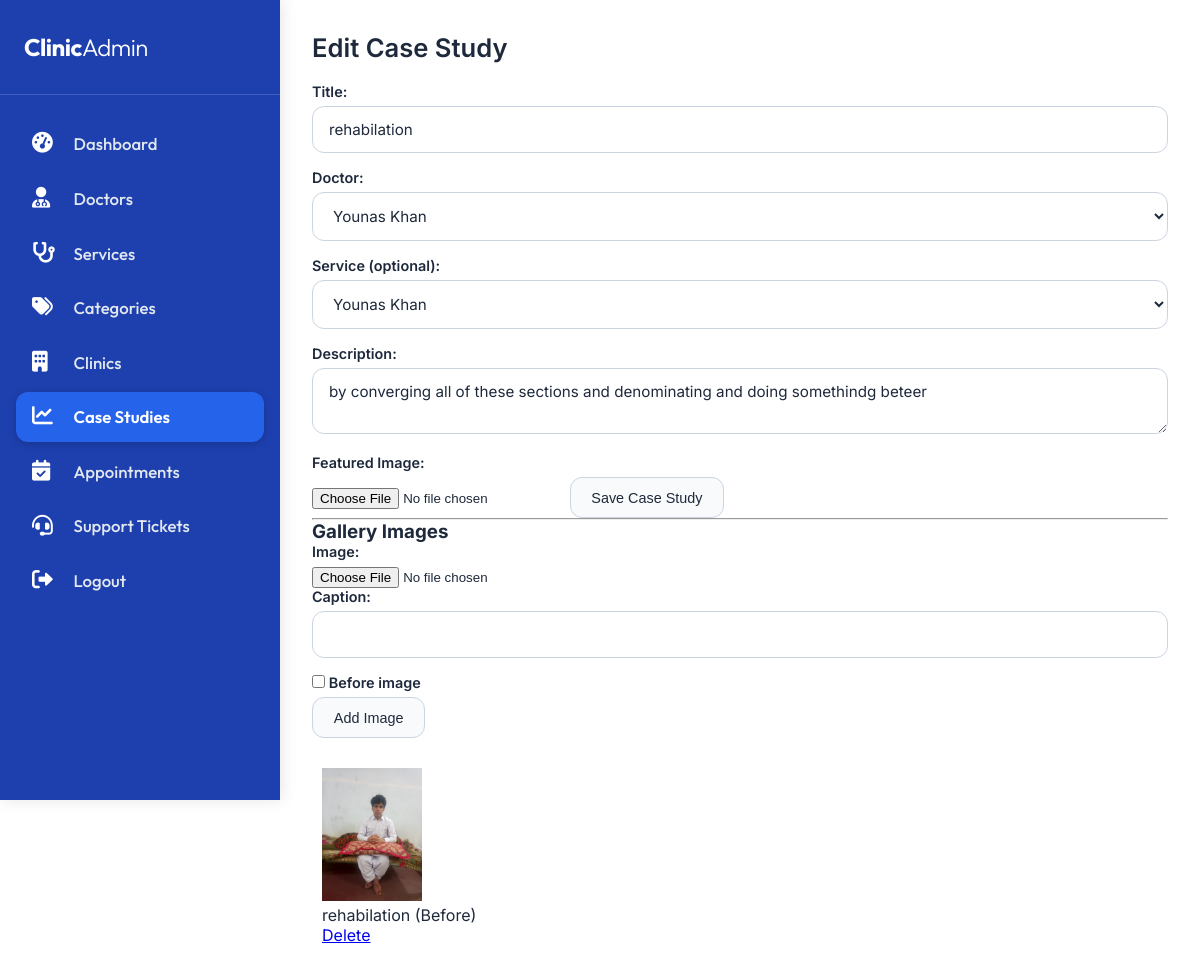
Screenshot of /admin/case-study-form.php?edit=1 (signed in) with the database file from the repository.
### tables this page shows
CREATE TABLE `case_studies` (
  `id` int(11) NOT NULL,
  `title` varchar(200) NOT NULL,
  `slug` varchar(200) DEFAULT NULL,
  `doctor_id` int(11) DEFAULT NULL,
  `service_id` int(11) DEFAULT NULL,
  `description` text DEFAULT NULL,
  `featured_image` varchar(255) DEFAULT NULL,
  `created_at` timestamp NOT NULL DEFAULT current_timestamp()
);

CREATE TABLE `doctors` (
  `id` int(11) NOT NULL,
  `name` varchar(150) NOT NULL,
  `slug` varchar(150) DEFAULT NULL,
  `category_id` int(11) DEFAULT NULL,
  `clinic_id` int(11) DEFAULT NULL,
  `image` varchar(255) DEFAULT NULL,
  `bio` text DEFAULT NULL,
  `experience` text DEFAULT NULL,
  `qualification` text DEFAULT NULL,
  `featured` tinyint(1) DEFAULT 0,
  `created_at` timestamp NOT NULL DEFAULT current_timestamp()
);

CREATE TABLE `services` (
  `id` int(11) NOT NULL,
  `name` varchar(200) NOT NULL,
  `slug` varchar(200) DEFAULT NULL,
  `category_id` int(11) DEFAULT NULL,
  `image` varchar(255) DEFAULT NULL,
  `description` text DEFAULT NULL,
  `price` decimal(10,2) DEFAULT NULL,
  `created_at` timestamp NOT NULL DEFAULT current_timestamp()
);

CREATE TABLE `case_study_images` (
  `id` int(11) NOT NULL,
  `case_study_id` int(11) NOT NULL,
  `image_path` varchar(255) NOT NULL,
  `caption` varchar(255) DEFAULT NULL,
  `is_before` tinyint(1) DEFAULT 0
);

### admin/case-study-form.php (the view, shortened to what this page needs)
<?php
require_once '../config/database.php';
$id = isset($_GET['edit']) ? (int)$_GET['edit'] : 0;
$caseStudy = null;
if ($id) {
    $result = mysqli_query($conn, "SELECT * FROM case_studies WHERE id = $id");
    $caseStudy = mysqli_fetch_assoc($result);
}
$doctors = mysqli_query($conn, "SELECT id, name FROM doctors");
$services = mysqli_query($conn, "SELECT id, name FROM services");
$gallery = [];
if ($id) {
    $gallery = mysqli_query($conn, "SELECT * FROM case_study_images WHERE case_study_id = $id");
}
?>
<?php include 'includes/header.php'; ?>
<h2><?php echo $id ? 'Edit' : 'Add'; ?> Case Study</h2>
<form method="POST" enctype="multipart/form-data">
    <label>Title:</label><input type="text" name="title" value="<?php echo $caseStudy['title'] ?? ''; ?>" required>
    <label>Doctor:</label>
    <select name="doctor_id">
        <?php while($doc = mysqli_fetch_assoc($doctors)): ?>
            <option value="<?php echo $doc['id']; ?>" <?php echo ($caseStudy['doctor_id'] ?? '') == $doc['id'] ? 'selected' : ''; ?>><?php echo $doc['name']; ?></option>
        <?php endwhile; ?>
    </select>
    <label>Service (optional):</label>
    <select name="service_id">
        <?php while($serv = mysqli_fetch_assoc($services)): ?>
            <option value="<?php echo $serv['id']; ?>" <?php echo ($caseStudy['service_id'] ?? '') == $serv['id'] ? 'selected' : ''; ?>><?php echo $serv['name']; ?></option>
        <?php endwhile; ?>
    </select>
    <label>Description:</label><textarea name="description"><?php echo $caseStudy['description'] ?? ''; ?></textarea>
    <label>Featured Image:</label><input type="file" name="featured_image">
    <button type="submit">Save Case Study</button>
</form>
<?php if($id): ?>
    <hr>
    <h3>Gallery Images</h3>
    <form method="POST" enctype="multipart/form-data" style="margin-bottom:20px;">
        <label>Image:</label><input type="file" name="gallery_image" required>
        <label>Caption:</label><input type="text" name="caption">
        <label><input type="checkbox" name="is_before"> Before image</label>
        <button type="submit" name="add_gallery">Add Image</button>
    </form>
    <div class="gallery-preview">
        <?php while($img = mysqli_fetch_assoc($gallery)): ?>
            <div style="display:inline-block; margin:10px;">
                <img src="../<?php echo $img['image_path']; ?>" width="100"><br>
                <p><?php echo $img['caption']; ?> (<?php echo $img['is_before'] ? 'Before' : 'After'; ?>)</p>
                <a href="?edit=<?php echo $id; ?>&del_img=<?php echo $img['id']; ?>" onclick="return confirm('Delete image?')">Delete</a>
            </div>
        <?php endwhile; ?>
    </div>
<?php endif; ?>
<?php include 'includes/footer.php'; ?>

### assets/css/admin-style.css (style rules this page uses)
* { margin: 0; padding: 0; box-sizing: border-box; }
body { font-family: 'Inter', sans-serif; background: #ffffff; color: #1e293b; overflow-x: hidden; }
h2 { font-size: 1.6rem; font-weight: 600; color: #1e293b; margin-bottom: 1.25rem; }
.btn, button[type="submit"], a.btn { display: inline-flex; align-items: center; gap: 0.5rem; background: #f8fafc; color: #1e293b; border: 1px solid #cbd5e1; padding: 0.7rem 1.3rem; border-radius: 0.75rem; font-weight: 500; font-size: 0.9rem; cursor: pointer; transition: all 0.2s; text-decoration: none; }
label { display: block; font-weight: 600; font-size: 0.9rem; margin-bottom: 0.4rem; color: #1e293b; }
input[type="text"], input[type="email"], input[type="password"], input[type="number"], input[type="date"], input[type="tel"], textarea, select { width: 100%; padding: 0.8rem 1rem; background: #ffffff; border: 1px solid #cbd5e1; border-radius: 0.75rem; color: #1e293b; font-family: 'Inter', sans-serif; font-size: 0.95rem; margin-bottom: 1rem; transition: border-color 0.2s, box-shadow 0.2s; }

### rows the page displays
case_studies: title "rehabilation", doctor_id "Younas Khan", service_id "Younas Khan", description "by converging all of these sections and denominating and doing somethindg beteer"
case_study_images: image_path (picture), caption "rehabilation", is_before "Before"
